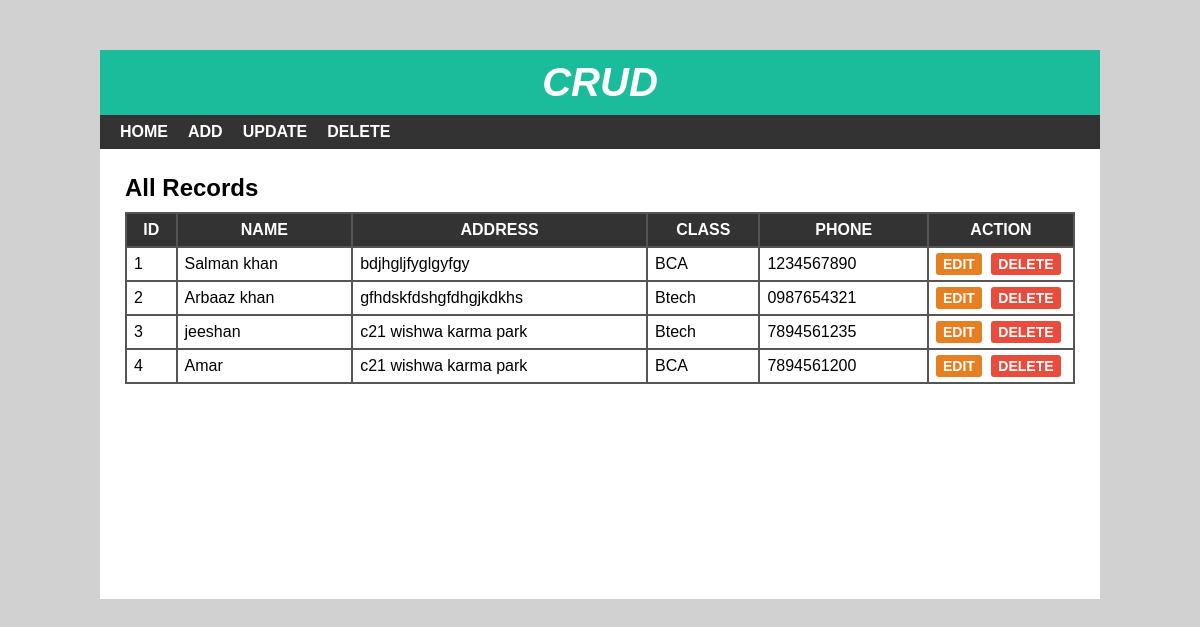
The page / on the database its author committed.
### tables this page shows
CREATE TABLE `student` (
  `sid` int(10) NOT NULL,
  `sname` varchar(30) NOT NULL,
  `saddress` varchar(100) NOT NULL,
  `sclass` int(10) NOT NULL,
  `sphone` varchar(10) NOT NULL
);

CREATE TABLE `studentclass` (
  `cid` int(10) NOT NULL,
  `cname` varchar(15) NOT NULL
);

### index.php (the view, shortened to what this page needs)
<?php
include 'header.php';
?>
<div id="main-content">
    <h2>All Records</h2>
    <?php
        $conn = mysqli_connect("localhost", "root", "", "crud") or die("Connection failed");
        $sql="SELECT * FROM student JOIN studentclass WHERE student.sclass = studentclass.cid";
        $result = mysqli_query($conn, $sql) or die("query failed");
        if(mysqli_num_rows($result)>0) {
    ?>
    <table cellpadding="7px">
        <thead>
            <th>Id</th>
            <th>Name</th>
            <th>Address</th>
            <th>Class</th>
            <th>Phone</th>
            <th>Action</th>
        </thead>
        <tbody>
            <?php while($row=mysqli_fetch_assoc($result)) { ?>
            <tr>
                <td><?php echo $row['sid'];?></td>
                <td><?php echo $row['sname'];?></td>
                <td><?php echo $row['saddress'];?></td>
                <td><?php echo $row['cname'];?></td>
                <td><?php echo $row['sphone'];?></td>
                <td>
                    <a href='edit.php?id=<?php echo $row['sid'];?>'>Edit</a>
                    <a href='delete-inline.php'>Delete</a>
                </td>
            </tr>
            <?php } ?>
        </tbody>
    </table>
    <?php }  else {
                        echo "<h2> No result has been found </h2>";
                }
    ?>
</div>
</div>
</body>
</html>

### header.php (shortened to what this page needs)
<!DOCTYPE html>
<html lang="en">
<head>
  <link rel="stylesheet" href="css/style.css">
</head>
<body>
    <div id="wrapper">
        <div id="header">
            <h1>Crud</h1>
        </div>
        <div id="menu">
            <ul>
                <li>
                    <a href="index.php">Home</a>
                </li>
                <li>
                    <a href="add.php">Add</a>
                </li>
                <li>
                    <a href="update.php">Update</a>
                </li>
                <li>
                    <a href="delete.php">Delete</a>
                </li>
            </ul>
        </div>

### css/style.css (style rules this page uses)
body { font:16px arial; margin: 0; padding: 0; background: #d1d1d1; }
#wrapper { width: 1000px; margin: 50px auto 0; background-color: #fff; }
#header { text-align: center; background-color: #1abc9c; padding: 10px; }
#header h1 { color: #fff; font-size: 40px; font-style: italic; font-weight: 700; text-transform: uppercase; margin: 0; }
#menu { background-color: #333; }
#menu ul { font-size: 0; padding: 0 10px; margin: 0; list-style: none; }
#menu ul li { display: inline-block; }
#menu ul li a { color: #fff; font-size: 16px; font-weight: 600; padding: 8px 10px; display: block; text-decoration: none; text-transform: uppercase; transition: all 0.3s ease; }
#main-content { padding: 25px; min-height: 400px; }
#main-content h2 { margin: 0 0 10px; text-transform: capitalize; }
#main-content table { width: 100%; background-color: #555; margin: 0 0 20px; }
#main-content table th { color: #fff; background-color: #333; text-transform: uppercase; }
#main-content table th:last-child { width: 130px; }
#main-content table td { background-color: #fff; }
#main-content table td a { font-size: 14px; font-weight: 600; text-transform: uppercase; padding: 3px 7px; color: #fff; background-color: #e67e22; text-decoration: none; border-radius: 3px; }
#main-content table td a:nth-child(2) { background-color: #e74c3c; margin: 0 0 0 5px; }

### rows shown on the page
student: sid "1", sname "Salman khan", saddress "bdjhgljfyglgyfgy", studentclass.cname "BCA", sphone "1234567890"
student: sid "2", sname "Arbaaz khan", saddress "gfhdskfdshgfdhgjkdkhs", studentclass.cname "Btech", sphone "0987654321"
student: sid "3", sname "jeeshan", saddress "c21 wishwa karma park", studentclass.cname "Btech", sphone "7894561235"
student: sid "4", sname "Amar", saddress "c21 wishwa karma park", studentclass.cname "BCA", sphone "7894561200"
